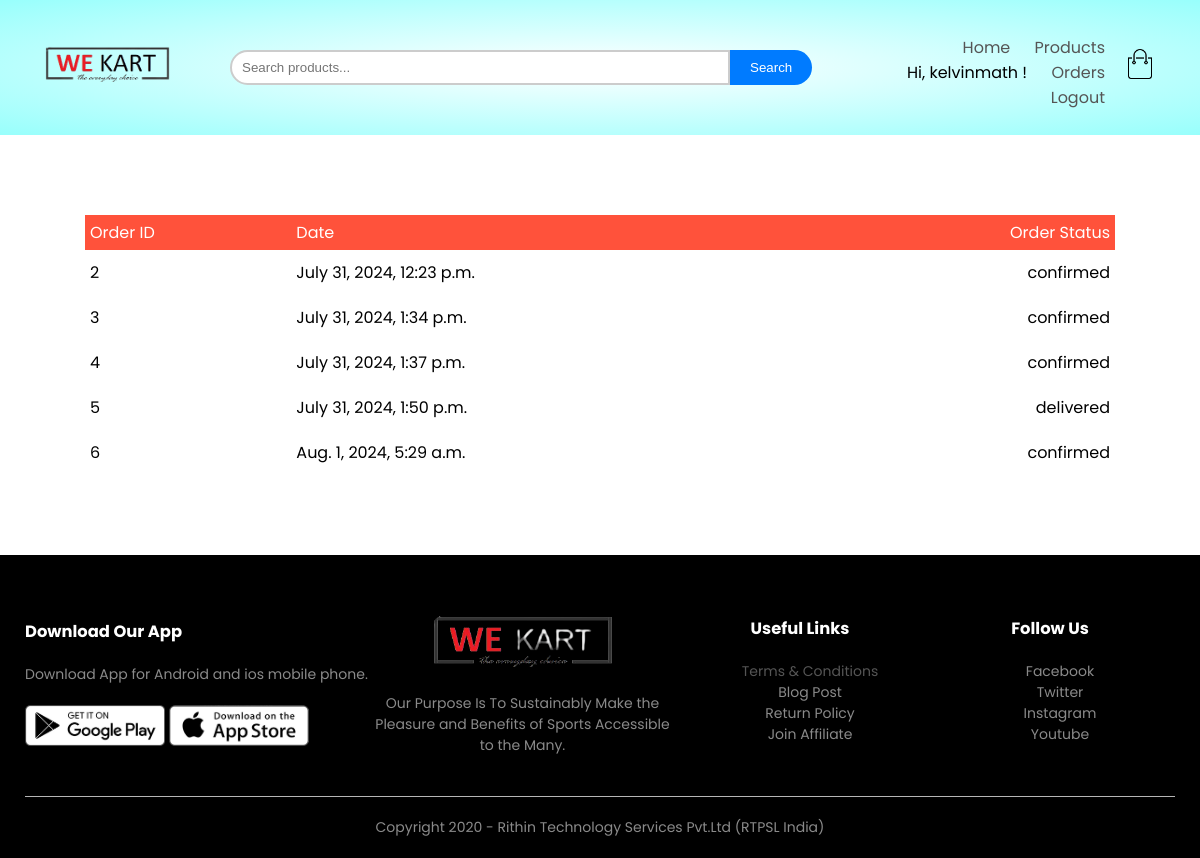
Page /orders/orders (signed in) on the earlier database version.
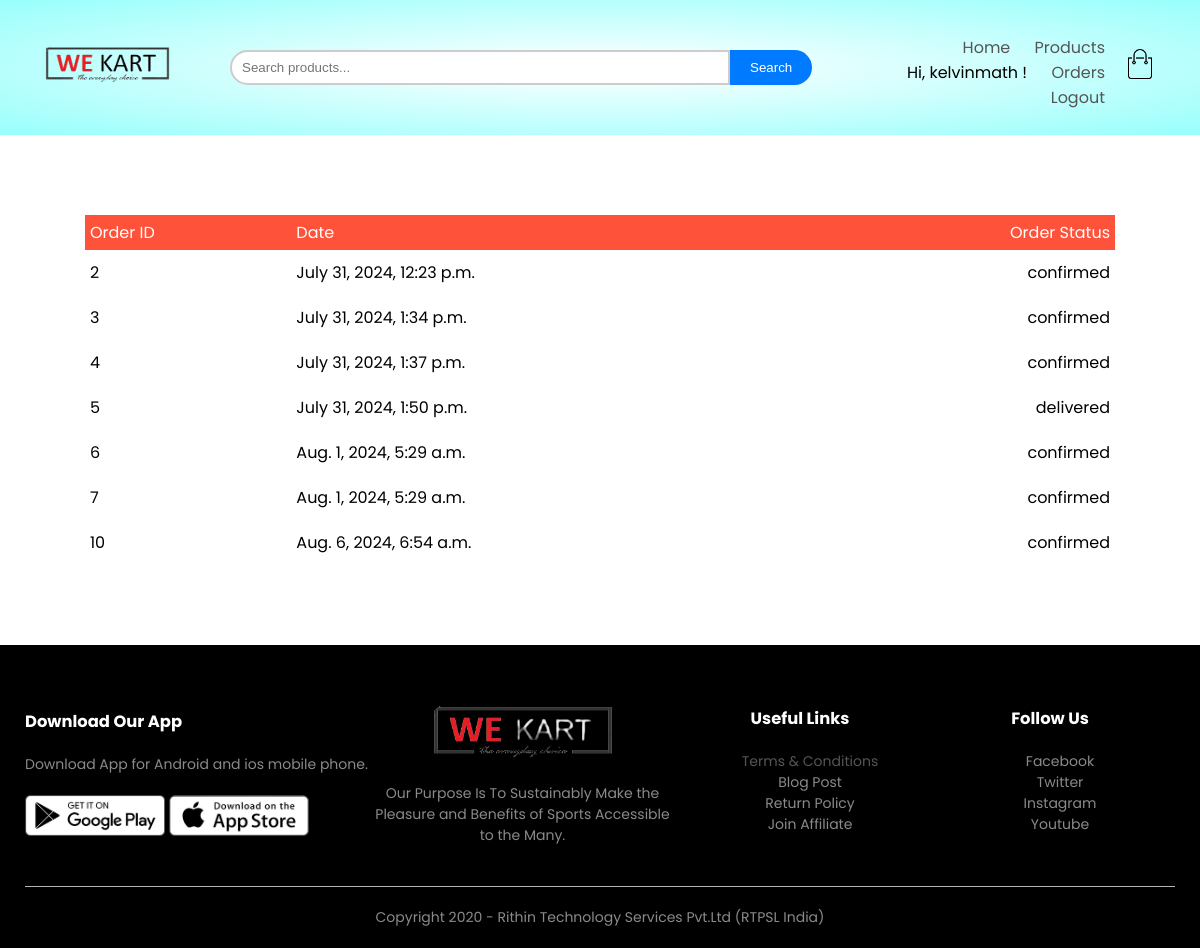
Same page on the later database version.
### orders/models.py (models this page shows, shortened)
class Order(models.Model):
    LIVE=1
    DELETE=0
    DELETE_CHOICE=((LIVE,'LIVE'),(DELETE,'Delete'))
    CART_STAGE=0
    ORDER_CONFIRMED=1
    ORDER_PROCESSED=2
    ORDER_DELIVERED=3
    ORDER_REJECTED=4
    STATUS_CHOICE=((ORDER_PROCESSED,"ORDER_PROCESSED"),
                   (ORDER_DELIVERED,"ORDER_DELIVERED"),
                   (ORDER_REJECTED,"ORDER_REJECTED")
                   )
    order_status=models.IntegerField(choices=STATUS_CHOICE,default=CART_STAGE)
    owner=models.ForeignKey(Customer,on_delete=models.SET_NULL,null=True,related_name='orders')
    delete_status=models.IntegerField(choices=DELETE_CHOICE,default=LIVE)
    created_at=models.DateTimeField(auto_now_add=True)
    updated_at=models.DateTimeField(auto_now=True)

### orders/views.py (the view)
# urls.py: path('orders',views.show_orders,name='orders'),
@login_required(login_url='account')
def show_orders(request):
    user=request.user
    customer=user.customer_profile
    all_orders=Order.objects.filter(owner=customer).exclude(order_status=Order.CART_STAGE)
    context={'orders':all_orders}
    return render(request,'orders.html',context)

### orders/templatetags/getstatus.py (called while the page is built)
@register.simple_tag(name='getstatus')
def getstatus(status):
    status=status-1
    status_array=['confirmed','processed','delivered','rejected']
    return status_array[status]

### templates/orders.html
{% extends 'blank_layout.html' %}
{% block content %}
{% if messages %}
    {% for message in messages %}
        <li class="{{ message.tags }}">{{ message }}</li>
    {% endfor %}
{% else %}
{% include 'order_container.html' %}
{% endif %}
{% endblock content %}

### templates/blank_layout.html (shortened to what this page needs)
{% load static %}
<!DOCTYPE html>
<html lang="en">
<head>
    <link rel="stylesheet" href="{% static 'css/style.css' %}">
    <link rel="stylesheet" href="https://stackpath.bootstrapcdn.com/font-awesome/4.7.0/css/font-awesome.min.css">
</head>
<body>
    <div class="header">
        <div class="container">
            {% include 'menu.html' %}
        </div>
    </div>
    {% block content %}{% endblock content %}
    <div class="footer">
        <div class="container">
            <div class="row">
                <div class="footer-col-1">
                    <h3>Download Our App</h3>
                    <p>Download App for Android and ios mobile phone.</p>
                    <div class="app-logo">
                        <img src="{% static 'images/play-store.png' %}">
                        <img src="{% static 'images/app-store.png' %}">
                    </div>
                </div>
                <div class="footer-col-2">
                    <img src="{% static 'images/logo-white.png' %}">
                    <p>Our Purpose Is To Sustainably Make the Pleasure and Benefits of Sports Accessible to the Many.
                    </p>
                </div>
                <div class="footer-col-3">
                    <h3>Useful Links</h3>
                    <ul>
                        <li><a href="{% url 'terms' %}">Terms & Conditions</a></li>
                        <li>Blog Post</li>
                        <li>Return Policy</li>
                        <li>Join Affiliate</li>
                    </ul>
                </div>
                <div class="footer-col-4">
                    <h3>Follow Us</h3>
                    <ul>
                        <li>Facebook</li>
                        <li>Twitter</li>
                        <li>Instagram</li>
                        <li>Youtube</li>
                    </ul>
                </div>
            </div>
            <hr>
            <p class="copyright">Copyright 2020 - Rithin Technology Services Pvt.Ltd (RTPSL India)</p>
        </div>
    </div>
</body>
</html>

### templates/menu.html (shortened to what this page needs)
{% load static %}
<div class="navbar">
    <div class="logo">
        <a href="{% url 'home' %}"><img src="{% static 'images/logo.png' %}" alt="logo" width="125px"></a>
    </div>
    <div>
    <form action="{% url 'product_search' %}" method="get" class="search-form">
        <input type="text" name="query" class="search-input" placeholder="Search products...">
        <button type="submit" class="search-button">Search</button>
    </form>
    </div>
    <nav>
        <ul id="MenuItems">
            <li><a href="{% url 'home' %}">Home</a></li>
            <li><a href="{% url 'list_product' %}">Products</a></li>
            {% if not user.is_authenticated %}
            <li><a href="{% url 'account' %}">Account</a></li>
            {% else %}
            <li>Hi, {{ user.username }} !</li>
            <li><a href="{% url 'orders' %}">Orders</a></li>
            <li><a href="{% url 'logout' %}">Logout</a></li>
            {% endif %}
        </ul>
    </nav>
    <a href="{% url 'cart' %}"><img src="{% static 'images/cart.png' %}" width="30px" height="30px"></a>
</div>

### templates/order_container.html
{% load getstatus %}
<div class="small-container cart-page">
    {% if orders %}
        <table>
        <tbody><tr>
            <th>Order ID</th>
            <th>Date</th>
            <th>Order Status</th>
        </tr>
        {% for order in orders %}
        <tr>
            <td>{{ order.id }}</td>
            <td>{{ order.created_at }}</td>
            <td>{% getstatus order.order_status %}</td>
        </tr>
        {% endfor %}
        </tbody></table>
        {% else %}
        <p>No Orders</p>
    {% endif %}
</div>

### static/css/style.css (style rules this page uses)
* { margin: 0; padding: 0; box-sizing: border-box; }
body { font-family: 'Poppins', sans-serif; }
.navbar { display: flex; align-items: center; padding: 20px; }
nav { flex: 1; text-align: right; }
nav ul { display: inline-block; list-style-type: none; }
nav ul li { display: inline-block; margin-right: 20px; }
a { text-decoration: none; color: #555; }
p { color: #555; }
.container { max-width: 1300px; margin: auto; padding-left: 25px; padding-right: 25px; }
.row { display: flex; align-items: center; flex-wrap: wrap; justify-content: space-around; }
.header { background: radial-gradient(#fff, #98fffc); }
.small-container { max-width: 1080px; margin: auto; padding-left: 25px; padding-right: 25px; }
.footer { background: black; color: #8a8a8a; font-size: 14px; padding: 60px 0 20px; }
.footer p { color: #8a8a8a; }
.footer h3 { color: #fff; margin-bottom: 20px; }
.footer-col-1, .footer-col-2, .footer-col-3, .footer-col-4 { min-width: 250px; margin-bottom: 20px; }
.footer-col-1 { flex-basis: 30%; }
.footer-col-2 { flex: 1; text-align: center; }
.footer-col-2 img { width: 180px; margin-bottom: 20px; }
.footer-col-3, .footer-col-4 { flex-basis: 12%; text-align: center; }
ul { list-style-type: none; }
.app-logo { margin-top: 20px; }
.app-logo img { width: 140px; }
.footer hr { border: none; background: #b5b5b5; height: 1px; margin: 20px 0; }
.copyright { text-align: center; }
.cart-page { margin: 80px auto; }
table { width: 100%; border-collapse: collapse; }
th { text-align: left; padding: 5px; color: #fff; background: #ff523b; font-weight: normal; }
td { padding: 10px 5px; }
td:last-child { text-align: right; }
th:last-child { text-align: right; }
form input { width: 100%; height: 30px; margin: 10px 0; padding: 0 10px; border: 1px solid #ccc; }
.search-form { display: flex; justify-content: center; align-items: center; margin: 20px 0; padding-left: 60px; }
.search-input { width: 500px; padding: 10px; border: 2px solid #ccc; border-radius: 25px 0 0 25px; outline: none; transition: border-color 0.3s ease; height: 35px; }
.search-button { padding: 10px 20px; border: none; border-radius: 0 25px 25px 0; background-color: #007BFF; color: white; cursor: pointer; transition: background-color 0.3s ease; }
h1, h2, h3, h4, h5 { color: #444; }
ul { margin: 10px 0; padding-left: 20px; }

Differences in the rows shown:
now on this page (row edited): Order: id "7", created_at "Aug. 1, 2024, 5:29 a.m.", order_status "confirmed"
added Order: id "10", created_at "Aug. 6, 2024, 6:54 a.m.", order_status "confirmed"
